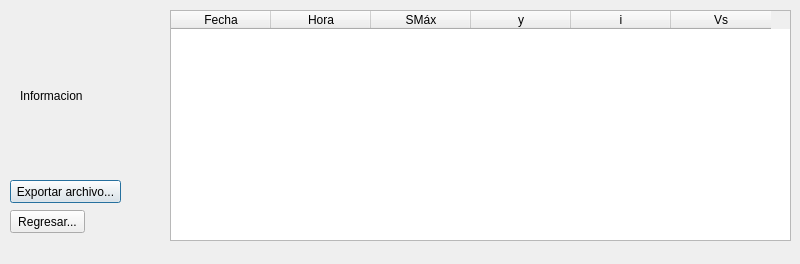
<?xml version="1.0" encoding="UTF-8"?>
<ui version="4.0">
 <class>AsientoVerticalDialog</class>
 <widget class="QDialog" name="AsientoVerticalDialog">
  <property name="geometry">
   <rect>
    <x>0</x>
    <y>0</y>
    <width>800</width>
    <height>264</height>
   </rect>
  </property>
  <property name="windowTitle">
   <string>Asiento Vertical</string>
  </property>
  <widget class="QPushButton" name="exportarPB">
   <property name="geometry">
    <rect>
     <x>10</x>
     <y>180</y>
     <width>111</width>
     <height>23</height>
    </rect>
   </property>
   <property name="text">
    <string>Exportar archivo...</string>
   </property>
  </widget>
  <widget class="QPushButton" name="regresaPB">
   <property name="geometry">
    <rect>
     <x>10</x>
     <y>210</y>
     <width>75</width>
     <height>23</height>
    </rect>
   </property>
   <property name="text">
    <string>Regresar...</string>
   </property>
  </widget>
  <widget class="QTableWidget" name="historialTW">
   <property name="geometry">
    <rect>
     <x>170</x>
     <y>10</y>
     <width>621</width>
     <height>231</height>
    </rect>
   </property>
   <column>
    <property name="text">
     <string>Fecha</string>
    </property>
   </column>
   <column>
    <property name="text">
     <string>Hora</string>
    </property>
   </column>
   <column>
    <property name="text">
     <string>SMáx</string>
    </property>
   </column>
   <column>
    <property name="text">
     <string>y</string>
    </property>
   </column>
   <column>
    <property name="text">
     <string>i</string>
    </property>
   </column>
   <column>
    <property name="text">
     <string>Vs</string>
    </property>
   </column>
  </widget>
  <widget class="QLabel" name="informacionLabel">
   <property name="geometry">
    <rect>
     <x>20</x>
     <y>10</y>
     <width>121</width>
     <height>171</height>
    </rect>
   </property>
   <property name="text">
    <string>Informacion</string>
   </property>
  </widget>
 </widget>
 <resources/>
 <connections/>
</ui>
